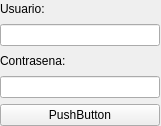
<?xml version="1.0" encoding="UTF-8"?>
<ui version="4.0">
 <class>Widget</class>
 <widget class="QWidget" name="Widget">
  <property name="geometry">
   <rect>
    <x>0</x>
    <y>0</y>
    <width>161</width>
    <height>126</height>
   </rect>
  </property>
  <property name="windowTitle">
   <string>Widget</string>
  </property>
  <widget class="QWidget" name="gridLayoutWidget">
   <property name="geometry">
    <rect>
     <x>0</x>
     <y>0</y>
     <width>160</width>
     <height>126</height>
    </rect>
   </property>
   <layout class="QGridLayout" name="gridLayout">
    <item row="3" column="0">
     <widget class="QLineEdit" name="lineEditClave">
      <property name="echoMode">
       <enum>QLineEdit::EchoMode::Password</enum>
      </property>
     </widget>
    </item>
    <item row="0" column="0">
     <widget class="QLabel" name="label">
      <property name="text">
       <string>Usuario:</string>
      </property>
     </widget>
    </item>
    <item row="1" column="0">
     <widget class="QLineEdit" name="lineEditUsuario"/>
    </item>
    <item row="2" column="0">
     <widget class="QLabel" name="label_2">
      <property name="text">
       <string>Contrasena:</string>
      </property>
     </widget>
    </item>
    <item row="4" column="0">
     <widget class="QPushButton" name="btnIngresar">
      <property name="text">
       <string>PushButton</string>
      </property>
     </widget>
    </item>
   </layout>
  </widget>
 </widget>
 <resources/>
 <connections/>
</ui>
